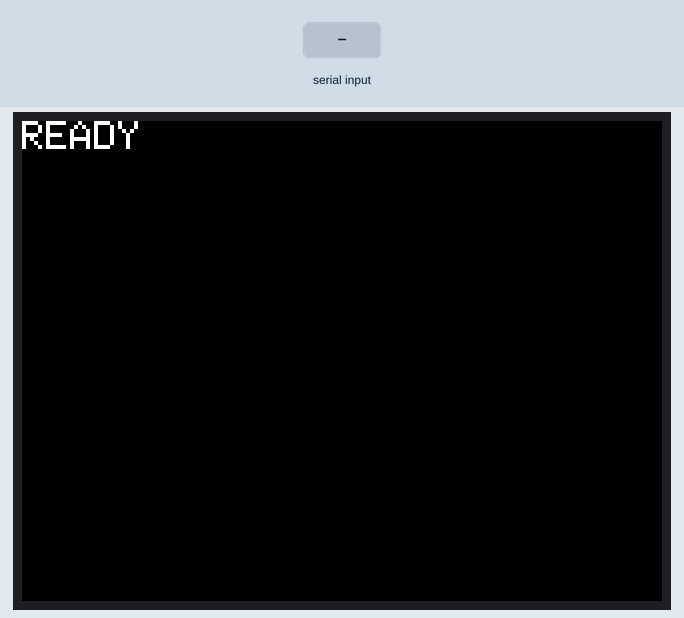
A sketch run on a simulated ESP32. Parts: 320×240 colour display. The inputs (shaded band) are chosen by the test bench. What the sketch prints to the serial monitor is not drawn.

Above: at 1.3 s.
1.4 s: "1\n" received over Serial
At 1.9 s:
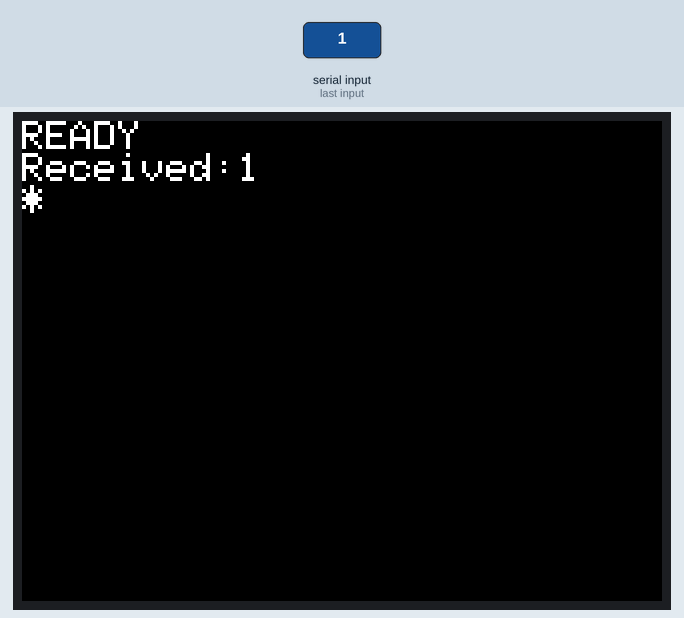
2.9 s: "0\n" received over Serial
At 4.1 s:
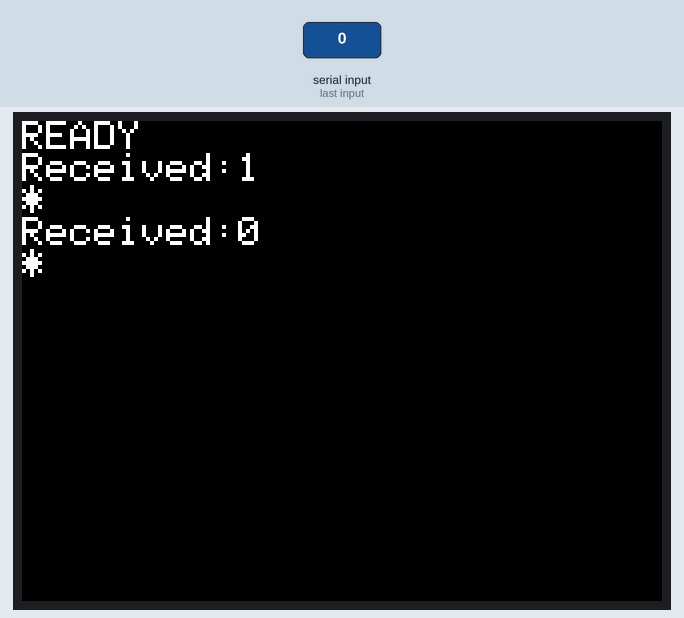
4.4 s: "2\n" received over Serial
At 5.3 s:
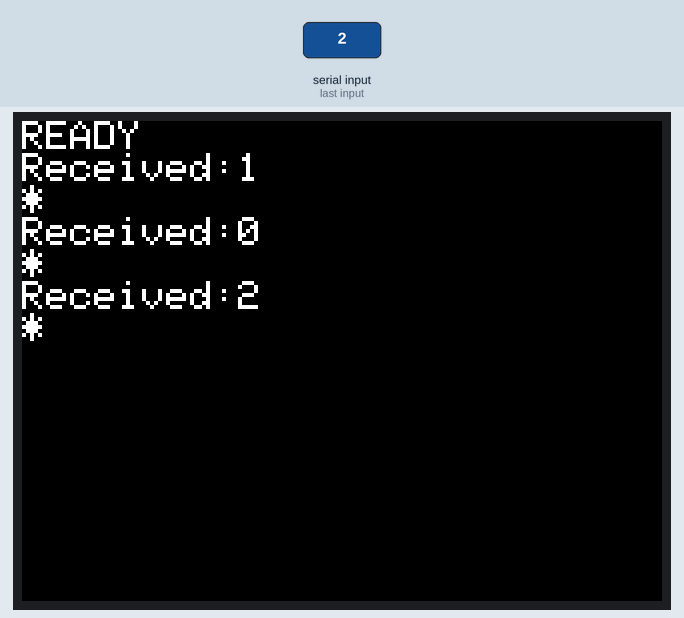
Timing chart, 0 to 7.4 s (numbered marks = the images above; inputs shaded):
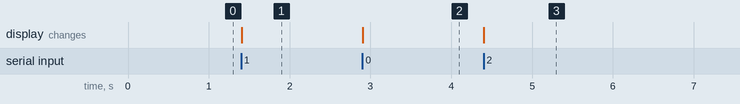

The sketch:

sketch_m5stack_serial.ino
```cpp
#include <M5Stack.h>

void setup()
{
    M5.begin();
    Serial.updateBaudRate(9600);
    M5.Lcd.setTextSize(2);
    M5.Lcd.println("READY");

}

void loop()
{
  String aStr;

  if ( Serial.available() > 0 )
  {
    aStr = Serial.readStringUntil('\n');
    M5.Lcd.println("Received:"+aStr);
    Serial.print("Input:");
    Serial.println(aStr);
    M5.Lcd.println("*");
  }
}
```

Measured:
- after the input at 1.4 s, the display: changes at once (image 1)
- after the input at 2.9 s, the display: changes at once (image 2)
- after the input at 4.4 s, the display: changes at once (image 3)
